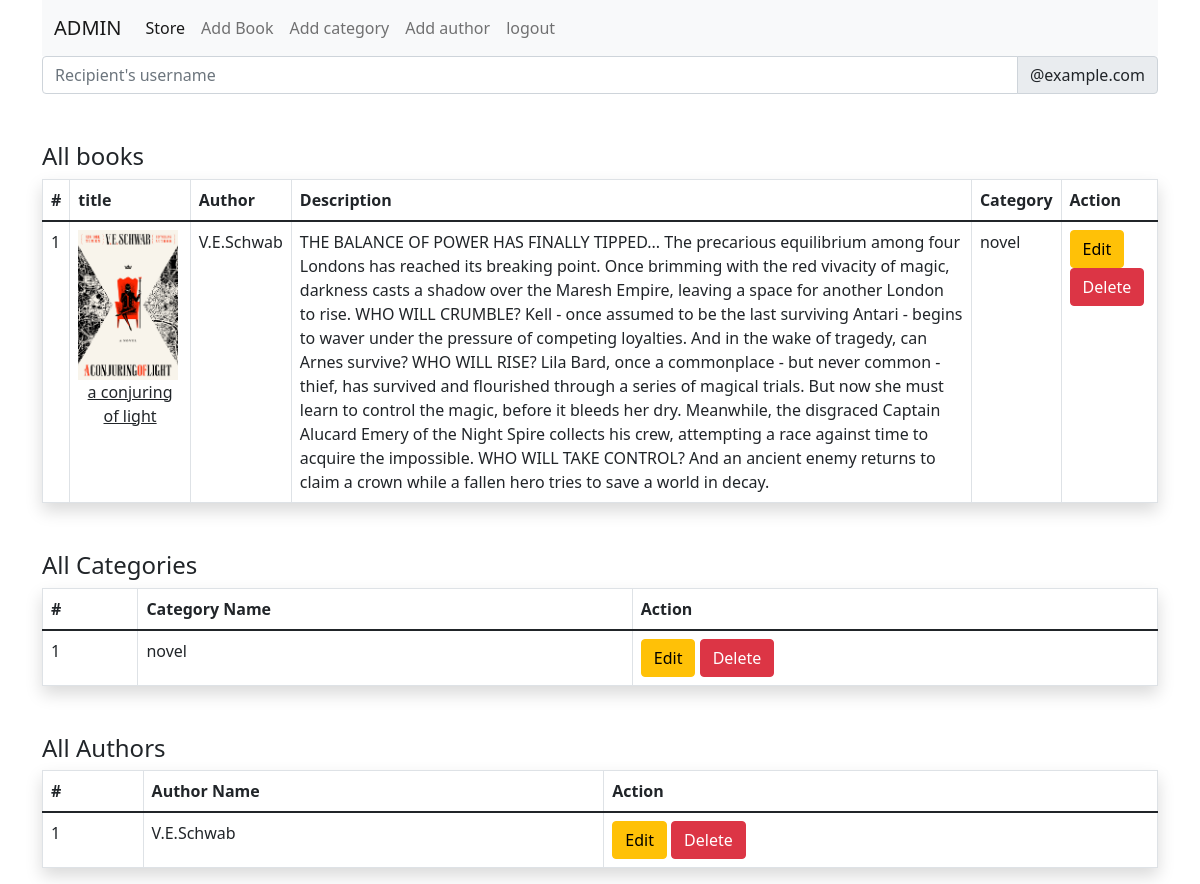
Screenshot of /admin/dashboard.php (signed in) with the database file from the repository.
### tables this page shows
CREATE TABLE `books` (
  `id` int(11) NOT NULL,
  `title` varchar(255) NOT NULL,
  `author_id` int(11) NOT NULL,
  `description` text NOT NULL,
  `category_id` int(11) NOT NULL,
  `cover` varchar(255) NOT NULL,
  `file` varchar(255) NOT NULL
);

CREATE TABLE `authors` (
  `id` int(11) NOT NULL,
  `name` varchar(255) NOT NULL
);

CREATE TABLE `categories` (
  `id` int(11) NOT NULL,
  `name` varchar(255) NOT NULL
);

### admin/php/func-book.php (called while the page is built, shortened)
<?php
function get_all_book($conn){
    $sql = "SELECT* FROM books ORDER BY id DESC";
    $stmt = $conn->prepare($sql);
    $stmt->execute();
    if ($stmt->rowCount() > 0){
        $books = $stmt->fetchAll();
    } else{
        $books = 0;
    }
    return $books;
}

### admin/php/func-author.php (called while the page is built, shortened)
<?php
function get_all_author($conn){
    $sql = "SELECT * FROM authors";
    $stmt = $conn->prepare($sql);
    $stmt->execute();
    if ($stmt->rowCount() > 0){
        $authors = $stmt->fetchAll();
    } else{
        $authors = 0;
    }
    return $authors;
}

### admin/php/func-category.php (called while the page is built, shortened)
<?php
function get_all_categories($conn){
    $sql = "SELECT * FROM categories";
    $stmt = $conn->prepare($sql);
    $stmt->execute();
    if ($stmt->rowCount() > 0){
        $categories = $stmt->fetchAll();
    } else{
        $categories = 0;
    }
    return $categories;
}

### admin/dashboard.php (the view, shortened to what this page needs)
<?php
include "db_conn.php";
if (isset($_SESSION['user_id']) && isset($_SESSION['user_email'])) {
    include "php/func-book.php";
    $books = get_all_book($conn);
    include "php/func-author.php";
    $authors = get_all_author($conn);
    include "php/func-category.php";
    $categories = get_all_categories($conn);
    ?>
    <!DOCTYPE html>
    <html lang="en">
    <head>
        <link href="https://cdn.jsdelivr.net/npm/bootstrap@5.1.3/dist/css/bootstrap.min.css" rel="stylesheet"
>
    </head>
    <body>
        <div class="container">
            <nav class="navbar navbar-expand-lg navbar-light bg-light">
                <div class="container-fluid">
                    <a class="navbar-brand" href="dashboard.php">ADMIN</a>
                    <div class="collapse navbar-collapse" id="navbarSupportedContent">
                        <ul class="navbar-nav me-auto mb-2 mb-lg-0">
                            <li class="nav-item">
                                <a class="nav-link active" aria-current="page" href="dashboard.php">Store</a>
                            </li>
                            <li class="nav-item">
                                <a class="nav-link" href="add_book.php">Add Book</a>
                            </li>
                            <li class="nav-item">
                                <a class="nav-link" href="add_category.php">Add category</a>
                            </li>
                            <li class="nav-item">
                                <a class="nav-link" href="add_author.php">Add author</a>
                            </li>
                            <li class="nav-item">
                                <a class="nav-link" href="logout.php">logout</a>
                            </li>
                        </ul>
                    </div>
                </div>
            </nav>
            <div class="input-group mb-3">
                <input type="text" class="form-control" placeholder="Recipient's username" aria-label="Recipient's username"
                    aria-describedby="basic-addon2">
                <span class="input-group-text" id="basic-addon2">@example.com</span>
            </div>
            <?php if ($books == 0) { ?>
                <div class="alert alert-warning text-center p-5" role="alert">
                    There is no book in the database
                </div>
            <?php } else { ?>
                <h4 class="mt-5">All books</h4>
                <table class="table table-bordered shadow">
                    <thead>
                        <tr>
                            <th>#</th>
                            <th>title</th>
                            <th>Author</th>
                            <th>Description</th>
                            <th>Category</th>
                            <th>Action</th>
                        </tr>
                    </thead>
                    <tbody>
                        <?php
                        $i = 0;
                        foreach ($books as $book) {
                            $i++;
                            ?>
                            <tr>
                                <td><?= $i ?></td>
                                <td>
                                    <img width="100" src="uploads/cover/<?= $book['cover'] ?>" alt=""><br>
                                    <a class="link-dark d-block text-center"
                                        href="uploads/files/<?= $book['file'] ?>"><?= $book['title'] ?></a>
                                </td>
                                <td>
                                    <?php if ($authors == 0) {
                                        echo "undefined";
                                    } else {
                                        foreach ($authors as $author) {
                                            if ($author['id'] == $book['author_id']) {
                                                echo $author['name'];
                                            }
                                        }
                                    }
                                    ?>
                                </td>
                                <td><?= $book['description'] ?></td>
                                <td>
                                    <?php if ($categories == 0) {
                                        echo "undefined";
                                    } else {
                                        foreach ($categories as $category) {
                                            if ($category['id'] == $book['category_id']) {
                                                echo $category['name'];
                                            }
                                        }
                                    }
                                    ?>
                                </td>
                                <td>
                                    <a href="edit_book.php?id=<?= $book['id'] ?>" class="btn btn-warning">Edit</a>
                                    <a href="php/delete_book.php?id=<?= $book['id'] ?>" class="btn btn-danger">Delete</a>
                                </td>
                            </tr>
                        <?php } ?>
                    </tbody>
                </table>
            <?php } ?>
            <?php if ($categories == 0) { ?>
                <div class="alert alert-warning text-center p-5" role="alert">
                    There is no category in the database
                </div>
            <?php } else { ?>
                <h4 class="mt-5">All Categories</h4>
                <table class="table table-bordered shadow">
                    <thead>
                        <tr>
                            <th>#</th>
                            <th>Category Name</th>
                            <th>Action</th>
                        </tr>
                    </thead>
                    <tbody>
                        <?php
                        $j = 0;
                        foreach ($categories as $category) {
                            $j++
                                ?>
                            <tr>
                                <td><?= $j ?></td>
                                <td><?= $category['name'] ?></td>
                                <td>
                                    <a href="edit_category.php?id=<?= $category['id'] ?>" class="btn btn-warning">Edit</a>
                                    <a href="php/delete_category.php?id=<?= $category['id'] ?>" class="btn btn-danger">Delete</a>
                                </td>
                            </tr>
                        <?php } ?>
                    </tbody>
                </table>
            <?php } ?>
            <?php if ($authors == 0) { ?>
                <div class="alert alert-warning text-center p-5" role="alert">
                    There is no auther in the database
                </div>
            <?php } else { ?>
                <h4 class="mt-5">All Authors</h4>
                <table class="table table-bordered shadow">
                    <thead>
                        <tr>
                            <th>#</th>
                            <th>Author Name</th>
                            <th>Action</th>
                        </tr>
                    </thead>
                    <tbody>
                        <?php
                        $k = 0;
                        foreach ($authors as $author) {
                            $k++
                                ?>
                            <tr>
                                <td><?= $k ?></td>
                                <td><?= $author['name'] ?></td>
                                <td>
                                    <a href="edit_author.php?id=<?= $author['id'] ?>" class="btn btn-warning">Edit</a>
                                    <a href="php/delete_author.php?id=<?= $author['id'] ?>" class="btn btn-danger">Delete</a>
                                </td>
                            </tr>
                        <?php } ?>
                    </tbody>
                </table>
            <?php } ?>
        </div>
    </body>
    </html>
<?php } else {
    header("Location: login.php");
    exit;
} ?>

### rows the page displays
books: cover (picture), title "a conjuring of light", description "THE BALANCE OF POWER HAS FINALLY TIPPED... The precarious equilibrium among four Londons has reached its breaking point. Once brimming with the red vivacity of magic, darkness casts a shadow over the Maresh Empire, leaving a space for another London to rise. WHO WILL CRUMBLE? Kell - once assumed to be the last surviving Antari - begins to waver under the pressure of competing loyalties. And in the wake of tragedy, can Arnes survive? WHO WILL RISE? Lila Bard, once a commonplace - but never common - thief, has survived and flourished through a series of magical trials. But now she must learn to control the magic, before it bleeds her dry. Meanwhile, the disgraced Captain Alucard Emery of the…"
authors: name "V.E.Schwab"
categories: name "novel"
